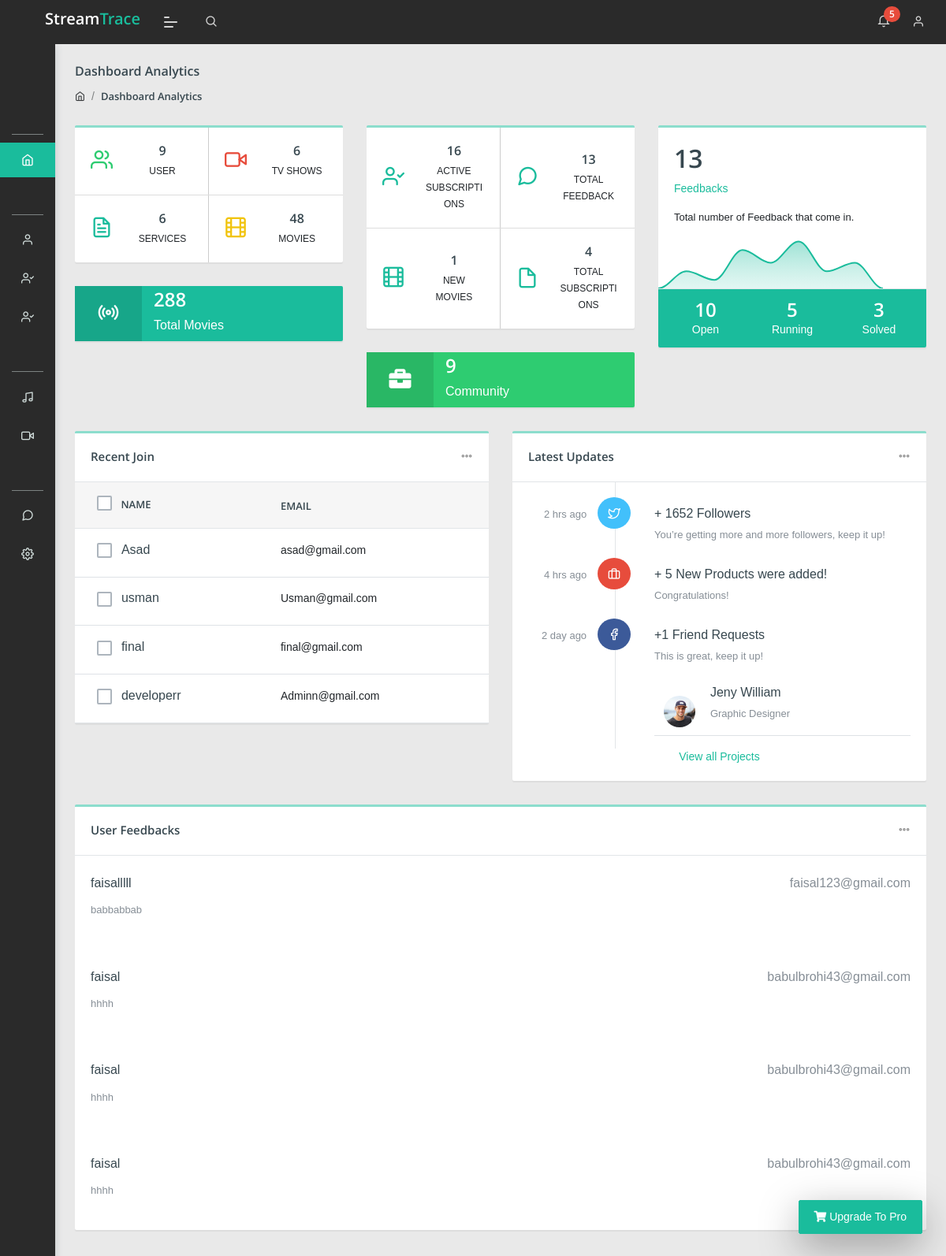
/Admin/index.php (signed in), run on the app's committed database.
### tables this page shows
CREATE TABLE `user` (
  `user_id` int(100) NOT NULL,
  `username` varchar(500) NOT NULL,
  `email` varchar(100) NOT NULL,
  `password` varchar(100) NOT NULL,
  `sub_id` int(11) NOT NULL
);

CREATE TABLE `feed` (
  `id` int(10) NOT NULL,
  `first` varchar(100) NOT NULL,
  `email` varchar(100) NOT NULL,
  `msg` varchar(100) NOT NULL,
  `contact` varchar(100) NOT NULL,
  `last` varchar(100) NOT NULL
);

### Admin/index.php (the view, shortened to what the rows shown need)
<?php
include("query.php");
include("header.php")
    ?>
<div class="pcoded-main-container">
    <div class="pcoded-content">
        <div class="row">
            <div class="col-md-12 col-xl-4">
                <div class="card support-bar overflow-hidden">
                    <div class="card-body pb-0">
                    <?php
                    $query = $pdo->query("SELECT COUNT(*) as total_feedback FROM feed");
                    $result = $query->fetch(PDO::FETCH_ASSOC);
                    if ($result) {
                        $total_feedback = $result['total_feedback'];
                        ?>
                                    <h2><?php echo $total_feedback ?></h2>
                                    <?php
                    }
                    ?>
                    </div>
                </div>
            </div>
            <div class="col-xl-6 col-md-12">
                <div class="card table-card">
                    <div class="card-body p-0">
                        <div class="table-responsive">
                            <table class="table table-hover mb-0">
                                <thead>
                                    <tr>
                                        <th>
                                            <div class="chk-option">
                                                <label class="check-task custom-control custom-checkbox d-flex justify-content-center done-task">
                                                </label>
                                            </div>
                                            Name
                                        </th>
                                        <th>Email</th>
                                    </tr>
                                </thead>
                                <tbody>
                                    <?php
                                    $query = $pdo->query("select * from user ORDER BY user_id  DESC
                                    LIMIT 4");
                                    $result = $query->fetchAll(PDO::FETCH_ASSOC);
                                    foreach ($result as $user) {
                                        ?>
                                        <tr>
                                            <td>
                                                <div class="chk-option">
                                                    <label class="check-task custom-control custom-checkbox d-flex justify-content-center done-task">
                                                    </label>
                                                </div>
                                                <div class="d-inline-block align-middle">
                                                    <div class="d-inline-block">
                                                        <h6><?php echo $user['username'] ?></h6>
                                                    </div>
                                                </div>
                                            </td>
                                            <td><?php echo $user['email'] ?></td>
                                        </tr>
                                            <?php
                                    }
                                    ?>
                                </tbody>
                            </table>
                        </div>
                    </div>
                </div>
            </div>
            <div class="col-lg-12 col-md-12">
                <div class="card table-card review-card">
                    <div class="card-body pb-0">
                        <div class="review-block">
                        <?php
                                    $query = $pdo->query("select * from feed order by id desc limit 4");
                                    $result = $query->fetchAll(PDO::FETCH_ASSOC);
                                    foreach ($result as $user) {
                                        ?>
                                        <div class="row">
                                <div class="col">
                                    <h6 class="m-b-15"><?php echo $user['first'] ?> <span class="float-right f-13 text-muted"> <?php echo $user['email'] ?></span></h6>
                                    <p class="m-t-15 m-b-15 text-muted"><?php echo $user['msg'] ?></p>
                                </div>
                            </div>
                                        <?php
                                    }
                                    ?>
                        </div>
                    </div>
                </div>
            </div>
        </div>
    </div>
</div>
</body>
</html>

### data on the page
user: username "Asad", email "asad@gmail.com"
user: username "usman", email "Usman@gmail.com"
user: username "final", email "final@gmail.com"
user: username "developerr", email "Adminn@gmail.com"
feed: first "faisalllll", email "faisal123@gmail.com", msg "babbabbab"
feed: first "faisal", email "babulbrohi43@gmail.com", msg "hhhh"
feed: first "faisal", email "babulbrohi43@gmail.com", msg "hhhh"
feed: first "faisal", email "babulbrohi43@gmail.com", msg "hhhh"

### other printed values
$totalUsers "9"
$totalUsers "6"
$totalUsers "48"
$totalUsers "288"
$totalUsers "16"
$totalUsers "13"
$totalUsers "1"
$totalUsers "4"
$total_feedback "13"
